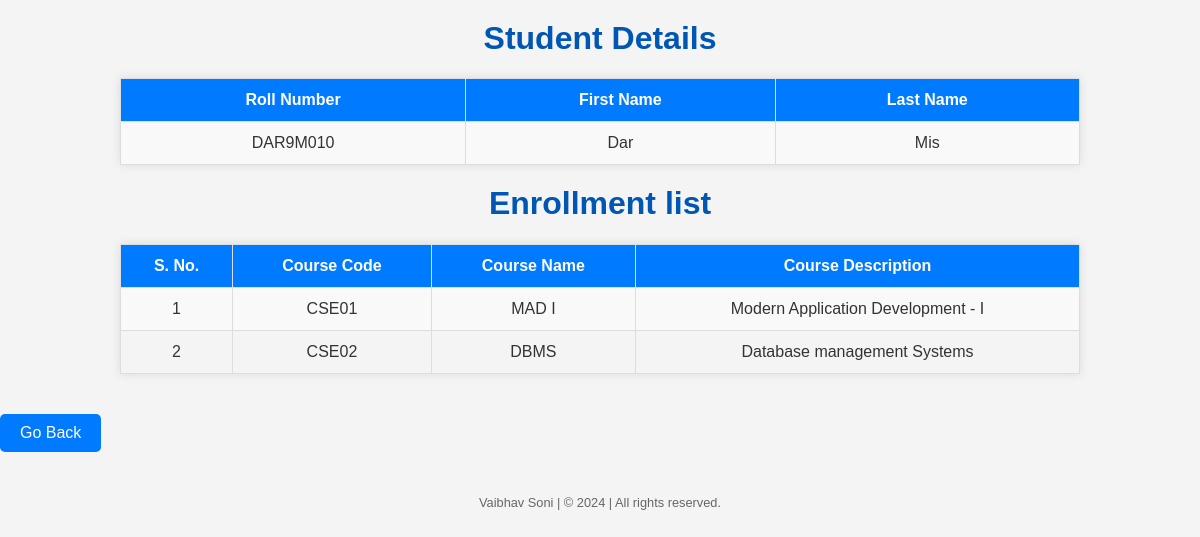
The app's page /student/23 with its own data.
### app.py (models this page shows)
class Student(db.Model):
    __tablename__='student'
    student_id = db.Column(db.Integer, primary_key=True, autoincrement = True)
    roll_number = db.Column(db.String, unique=True, nullable=False)
    first_name = db.Column(db.String, nullable=False)
    last_name = db.Column(db.String)

class course(db.Model):
    __tablename__='course'
    course_id = db.Column(db.Integer, primary_key=True, autoincrement = True)
    course_code = db.Column(db.String, unique=True, nullable=False)
    course_name = db.Column(db.String, nullable=False)
    course_description = db.Column(db.String)

### app.py (the view)
@app.route("/student/<int:student_id>", methods=["GET"])
def viewer(student_id):
    stu = Student.query.filter_by(student_id=student_id).first()
    en = Enrollments.query.filter_by(student_id=student_id)
    enroll = []
    for i in en:
        cour = course.query.filter_by(course_id=i.course_id).first()
        enroll.append({"code":cour.course_code,"name":cour.course_name,"desc":cour.course_description})
    return render_template("view.html",student=stu,enroll=enroll)

### templates/view.html (shortened to what this page needs)
<!DOCTYPE html>
<html lang="en">
<head>
    <link rel="stylesheet" href="{{ url_for('static', filename='css/style.css') }}">
</head>
<body>
    <h1 style="text-align: center;">Student Details</h1>
    <table id = "personal-details">
        <tr>
            <th>Roll Number</th>
            <th>First Name</th>
            <th>Last Name</th>
        </tr>
        <tr>
            <td>{{ student.roll_number }}</td>
            <td>{{ student.first_name }}</td>
            <td>{{ student.last_name }}</td>
        </tr>
    </table>
    <h1 style="text-align: center;">Enrollment list</h1>
    <table id = "enroll-table">
        <tr>
            <th>S. No.</th>
            <th>Course Code</th>
            <th>Course Name</th>
            <th>Course Description</th>
        </tr>
        {% for i in enroll %}
            <tr>
                <td>{{ loop.index }}</td>
                <td>{{ i["code"] }}</td>
                <td>{{ i["name"] }}</td>
                <td>{{ i["desc"] }}</td>
            </tr>
        {% endfor %}
    </table>
    <a href="/" type="button">Go Back</a>
    <footer>
        <p>Vaibhav Soni | &copy; 2024 | All rights reserved.</p>
    </footer>
</body>
</html>

### static/css/style.css (style rules this page uses)
body { font-family: 'Arial', sans-serif; background-color: #f4f4f4; margin: 0; padding: 0; color: #333; }
h1 { text-align: center; color: #0056b3; margin-top: 20px; }
a[type="button"] { display: inline-block; padding: 10px 20px; margin: 20px auto; text-align: center; color: #fff; background-color: #007bff; border: none; border-radius: 5px; text-decoration: none; font-size: 16px; }
table { width: 80%; margin: 20px auto; border-collapse: collapse; box-shadow: 0 0 10px rgba(0, 0, 0, 0.1); }
table th, table td { padding: 12px; border: 1px solid #ddd; text-align: center; }
table th { background-color: #007bff; color: #fff; }
table tr:nth-child(even) { background-color: #f9f9f9; }
p { text-align: center; color: #666; }
footer { text-align: center; padding: 10px; font-size: 0.8em; color: rgb(41, 39, 39); }

### records on screen
Student: roll_number "DAR9M010", first_name "Dar", last_name "Mis"
course: code "CSE01", name "MAD I", desc "Modern Application Development - I"
course: code "CSE02", name "DBMS", desc "Database management Systems"
